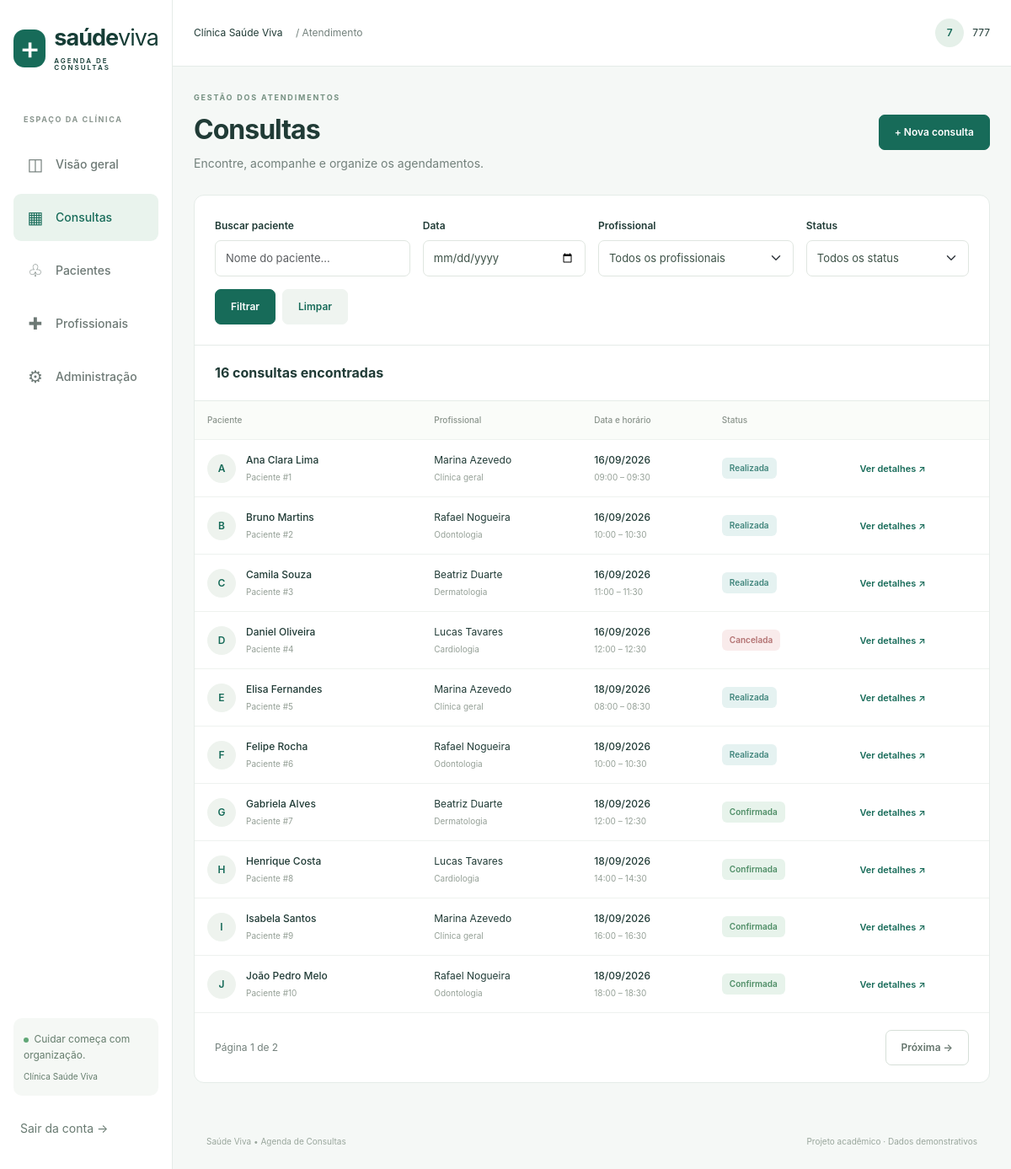
The app's page /consultas/ (signed in) with its own data.
### consultas/models.py (models this page shows, shortened)
class Consulta(models.Model):
    class Status(models.TextChoices):
        AGENDADA = "agendada", "Agendada"
        CONFIRMADA = "confirmada", "Confirmada"
        REALIZADA = "realizada", "Realizada"
        CANCELADA = "cancelada", "Cancelada"
    paciente = models.ForeignKey(Paciente, on_delete=models.PROTECT, related_name="consultas")
    profissional = models.ForeignKey(Profissional, on_delete=models.PROTECT, related_name="consultas")
    data = models.DateField("data da consulta", db_index=True)
    inicio = models.TimeField("horário de início")
    fim = models.TimeField("horário de término")
    status = models.CharField(max_length=12, choices=Status.choices, default=Status.AGENDADA)
    observacoes = models.TextField("observações administrativas", blank=True, max_length=1000, help_text="Use apenas informações do agendamento, sem prontuário clínico.")
    criado_em = models.DateTimeField(auto_now_add=True)
    atualizado_em = models.DateTimeField(auto_now=True)
    class Meta:
        ordering = ["data", "inicio", "pk"]
        verbose_name_plural = "consultas"
        constraints = [models.CheckConstraint(condition=Q(fim__gt=F("inicio")), name="consulta_fim_apos_inicio")]

class Paciente(models.Model):
    nome = models.CharField("nome completo", max_length=120)
    nascimento = models.DateField("data de nascimento")
    telefone = models.CharField(max_length=20, validators=[RegexValidator(r"^[0-9()+ \-]{10,20}$", "Informe um telefone válido com DDD.")])
    email = models.EmailField("e-mail", blank=True)
    class Meta:
        ordering = ["nome"]

class Profissional(models.Model):
    nome = models.CharField(max_length=120)
    especialidade = models.CharField(max_length=80)
    registro = models.CharField("registro profissional", max_length=40, unique=True)
    ativo = models.BooleanField(default=True)
    class Meta:
        ordering = ["nome"]
        verbose_name_plural = "profissionais"
    def __str__(self):
        return f"{self.nome} — {self.especialidade}"

### consultas/views.py (the view)
# urls.py: path("consultas/", views.lista, name="lista"),
@funcionario
def lista(request):
    form = FiltroForm(request.GET)
    qs = Consulta.objects.select_related("paciente", "profissional")
    if form.is_valid():
        for campo in ["data", "profissional", "status"]:
            if form.cleaned_data[campo]:
                qs = qs.filter(**{campo: form.cleaned_data[campo]})
        if form.cleaned_data["q"]:
            qs = qs.filter(paciente__nome__icontains=form.cleaned_data["q"])
    else:
        qs = qs.none()
    params = request.GET.copy()
    params.pop("page", None)
    page = Paginator(qs, 10).get_page(request.GET.get("page"))
    return render(request, "consultas/lista.html", {"form": form, "page_obj": page, "query": params.urlencode()})

### consultas/forms.py
class FiltroForm(EstiloForm, forms.Form):
    q = forms.CharField(label="Buscar paciente", required=False, max_length=120, widget=forms.TextInput(attrs={"placeholder": "Nome do paciente…"}))
    data = forms.DateField(required=False, widget=forms.DateInput(attrs={"type": "date"}))
    profissional = forms.ModelChoiceField(queryset=Profissional.objects.all(), required=False, empty_label="Todos os profissionais")
    status = forms.ChoiceField(required=False, choices=[("", "Todos os status"), *Consulta.Status.choices])

### consultas/views.py (called while the page is built)
def funcionario(view):
    @login_required
    @wraps(view)
    def wrapper(request, *args, **kwargs):
        if not request.user.is_staff:
            raise PermissionDenied
        return view(request, *args, **kwargs)
    return wrapper

### templates/consultas/lista.html
{% extends 'base.html' %}{% block title %}Consultas{% endblock %}{% block content %}<div class="page-heading"><div><div class="eyebrow">GESTÃO DOS ATENDIMENTOS</div><h1>Consultas</h1><p>Encontre, acompanhe e organize os agendamentos.</p></div><a class="btn btn-primary" href="{% url 'nova' %}">+ Nova consulta</a></div><section class="panel"><form method="get" class="filters">{% for field in form %}<div><label for="{{ field.id_for_label }}" class="form-label">{{ field.label }}</label>{{ field }}{% for error in field.errors %}<div class="text-danger small">{{ error }}</div>{% endfor %}</div>{% endfor %}<div class="filter-actions"><button class="btn btn-primary">Filtrar</button><a href="{% url 'lista' %}" class="btn btn-light">Limpar</a></div></form><div class="panel-heading"><h2>{{ page_obj.paginator.count }} consulta{{ page_obj.paginator.count|pluralize:"s" }} encontrada{{ page_obj.paginator.count|pluralize:"s" }}</h2></div>{% include 'consultas/_tabela.html' with consultas=page_obj %}{% include 'consultas/_paginacao.html' %}</section>{% endblock %}

### templates/base.html (shortened to what this page needs)
{% load static %}<!doctype html>
<html lang="pt-BR"><head><link rel="stylesheet" href="{% static 'vendor/bootstrap.min.css' %}"><link rel="stylesheet" href="{% static 'css/style.css' %}"></head>
<body><a class="skip-link" href="#conteudo">Pular para o conteúdo</a>
{% if user.is_authenticated %}<aside class="sidebar"><a class="brand" href="{% url 'painel' %}"><span class="brand-icon">+</span><span>saúde<span class="brand-light">viva</span><small>AGENDA DE CONSULTAS</small></span></a><div class="nav-caption">ESPAÇO DA CLÍNICA</div><nav aria-label="Menu principal">
<a class="{% if request.resolver_match.url_name == 'painel' %}active{% endif %}" href="{% url 'painel' %}"><span>◫</span> Visão geral</a>
<a class="{% if 'consulta' in request.path %}active{% endif %}" href="{% url 'lista' %}"><span>▦</span> Consultas</a>
<a class="{% if 'pacientes' in request.path %}active{% endif %}" href="{% url 'pacientes' %}"><span>♧</span> Pacientes</a>
<a class="{% if 'profissionais' in request.path %}active{% endif %}" href="{% url 'profissionais' %}"><span>✚</span> Profissionais</a>
<a href="{% url 'admin:index' %}"><span>⚙</span> Administração</a></nav><div class="sidebar-bottom"><div class="clinic-note"><span class="live-dot"></span> Cuidar começa com organização.<small>Clínica Saúde Viva</small></div><form action="{% url 'logout' %}" method="post">{% csrf_token %}<button class="logout" type="submit">Sair da conta →</button></form></div></aside>
<div class="workspace"><header class="topbar"><span>Clínica Saúde Viva <span class="muted">/ Atendimento</span></span><span class="account"><span class="avatar">{{ user.username|first|upper }}</span>{{ user.first_name|default:user.username }}</span></header>
{% endif %}<main id="conteudo" class="{% if user.is_authenticated %}main-content{% else %}login-main{% endif %}">{% for message in messages %}<div class="alert alert-{{ message.tags|default:'info' }}" role="status">{{ message }}</div>{% endfor %}{% block content %}{% endblock %}</main>{% if user.is_authenticated %}<footer class="footer">Saúde Viva • Agenda de Consultas <span>Projeto acadêmico · Dados demonstrativos</span></footer></div>{% endif %}
<script src="{% static 'vendor/bootstrap.bundle.min.js' %}"></script></body></html>

### templates/consultas/_tabela.html
<div class="table-responsive"><table class="table align-middle mb-0"><thead><tr><th>Paciente</th><th>Profissional</th><th>Data e horário</th><th>Status</th><th><span class="visually-hidden">Ações</span></th></tr></thead><tbody>{% for c in consultas %}<tr><td><div class="person"><span class="avatar soft">{{ c.paciente.nome|first }}</span><div><strong>{{ c.paciente.nome }}</strong><small>Paciente #{{ c.paciente_id }}</small></div></div></td><td>{{ c.profissional.nome }}<small>{{ c.profissional.especialidade }}</small></td><td><strong>{{ c.data|date:"d/m/Y" }}</strong><small>{{ c.inicio|time:"H:i" }} – {{ c.fim|time:"H:i" }}</small></td><td><span class="status status-{{ c.status }}">{{ c.get_status_display }}</span></td><td><a class="details-link" href="{% url 'detalhe' c.pk %}" aria-label="Ver consulta de {{ c.paciente.nome }}">Ver detalhes ↗</a></td></tr>{% empty %}<tr><td colspan="5"><div class="empty"><span>▦</span><h3>Nenhuma consulta por aqui</h3><p>Cadastre uma consulta ou ajuste os filtros para encontrar um atendimento.</p><a class="btn btn-primary" href="{% url 'nova' %}">Agendar consulta</a></div></td></tr>{% endfor %}</tbody></table></div>

### records on screen
Consulta: paciente.nome|first "A", paciente.nome "Ana Clara Lima", paciente_id "1", profissional.nome "Marina Azevedo", profissional.especialidade "Clínica geral", data "16/09/2026", inicio "09:00", fim "09:30", status "Realizada"
Consulta: paciente.nome|first "B", paciente.nome "Bruno Martins", paciente_id "2", profissional.nome "Rafael Nogueira", profissional.especialidade "Odontologia", data "16/09/2026", inicio "10:00", fim "10:30", status "Realizada"
Consulta: paciente.nome|first "C", paciente.nome "Camila Souza", paciente_id "3", profissional.nome "Beatriz Duarte", profissional.especialidade "Dermatologia", data "16/09/2026", inicio "11:00", fim "11:30", status "Realizada"
Consulta: paciente.nome|first "D", paciente.nome "Daniel Oliveira", paciente_id "4", profissional.nome "Lucas Tavares", profissional.especialidade "Cardiologia", data "16/09/2026", inicio "12:00", fim "12:30", status "Cancelada"
Consulta: paciente.nome|first "E", paciente.nome "Elisa Fernandes", paciente_id "5", profissional.nome "Marina Azevedo", profissional.especialidade "Clínica geral", data "18/09/2026", inicio "08:00", fim "08:30", status "Realizada"
Consulta: paciente.nome|first "F", paciente.nome "Felipe Rocha", paciente_id "6", profissional.nome "Rafael Nogueira", profissional.especialidade "Odontologia", data "18/09/2026", inicio "10:00", fim "10:30", status "Realizada"
Consulta: paciente.nome|first "G", paciente.nome "Gabriela Alves", paciente_id "7", profissional.nome "Beatriz Duarte", profissional.especialidade "Dermatologia", data "18/09/2026", inicio "12:00", fim "12:30", status "Confirmada"
Consulta: paciente.nome|first "H", paciente.nome "Henrique Costa", paciente_id "8", profissional.nome "Lucas Tavares", profissional.especialidade "Cardiologia", data "18/09/2026", inicio "14:00", fim "14:30", status "Confirmada"
Consulta: paciente.nome|first "I", paciente.nome "Isabela Santos", paciente_id "9", profissional.nome "Marina Azevedo", profissional.especialidade "Clínica geral", data "18/09/2026", inicio "16:00", fim "16:30", status "Confirmada"
Consulta: paciente.nome|first "J", paciente.nome "João Pedro Melo", paciente_id "10", profissional.nome "Rafael Nogueira", profissional.especialidade "Odontologia", data "18/09/2026", inicio "18:00", fim "18:30", status "Confirmada"

### other values on screen
{{ user.username|first|upper }} "7"
{{ user.first_name|default:user.username }} "777"
{{ field.label }} "Buscar paciente" "Data" "Profissional" "Status"
{{ page_obj.paginator.count }} "16"
{{ page_obj.number }} "1"
{{ page_obj.paginator.num_pages }} "2"
